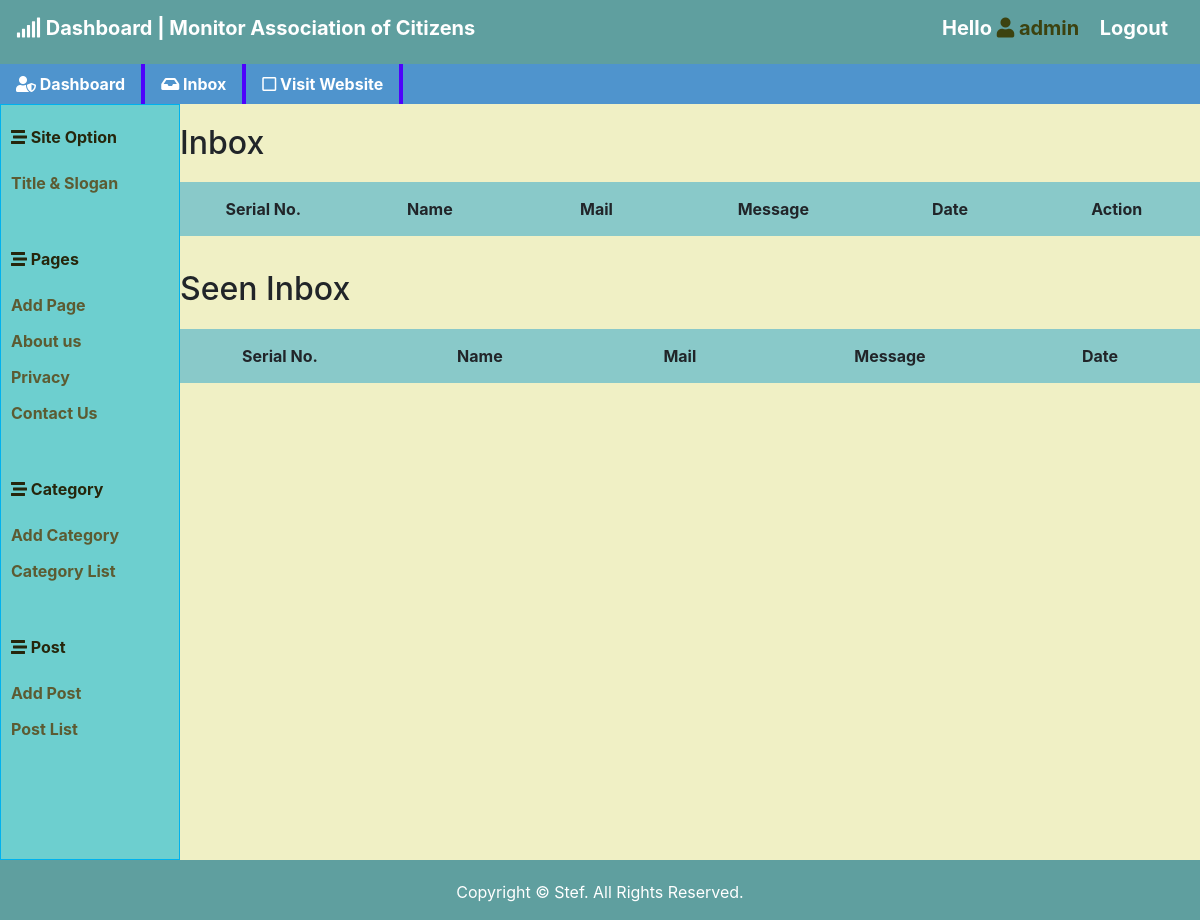
The app's page /admin/inbox.php (signed in), older data.
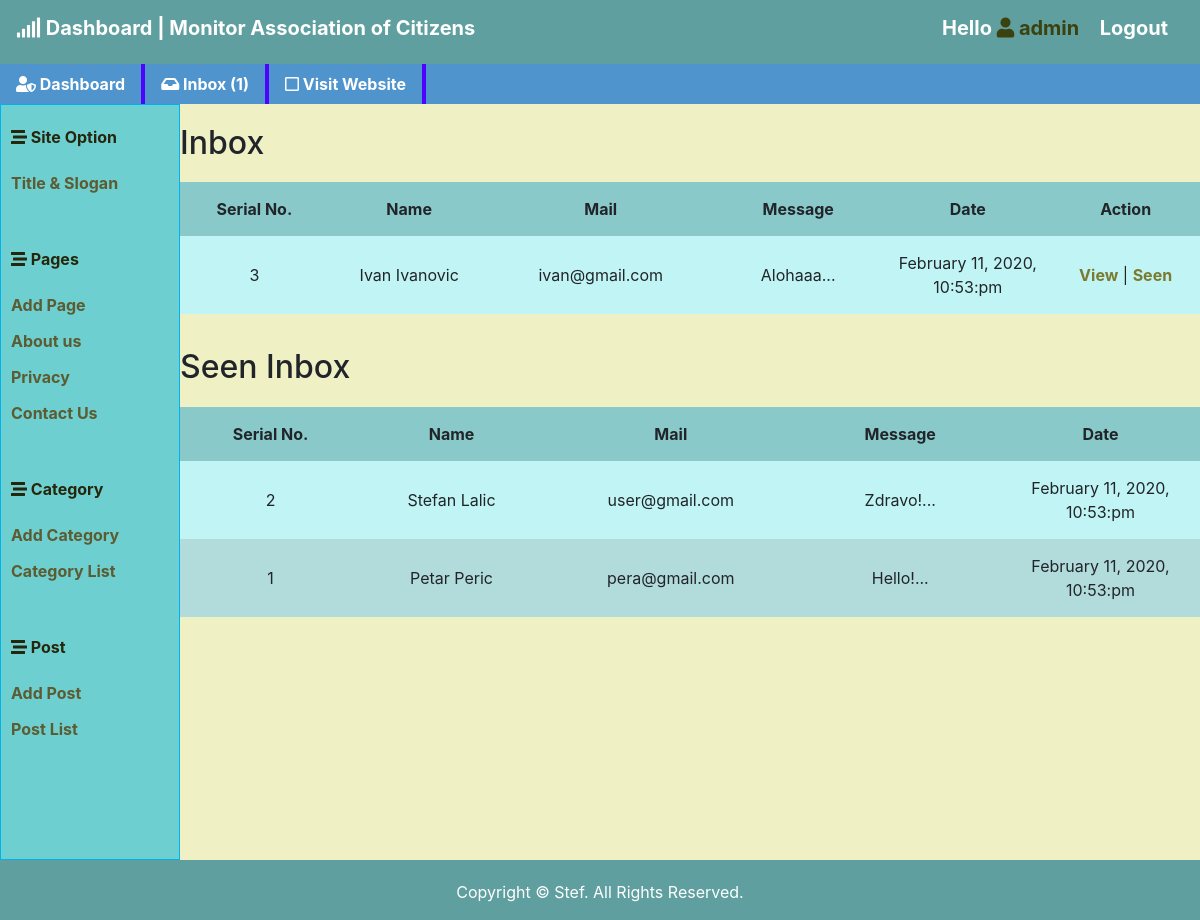
The same page, newer data.
### tables this page shows
CREATE TABLE `page` (
  `id` int(10) UNSIGNED NOT NULL,
  `page_title` varchar(200) NOT NULL,
  `page_body` text NOT NULL
);

CREATE TABLE `contact` (
  `id` int(10) UNSIGNED NOT NULL,
  `first_name` varchar(200) NOT NULL,
  `last_name` varchar(200) NOT NULL,
  `email` varchar(200) NOT NULL,
  `body` varchar(250) NOT NULL,
  `status` int(11) NOT NULL,
  `date` timestamp NOT NULL DEFAULT CURRENT_TIMESTAMP ON UPDATE CURRENT_TIMESTAMP
);

### classes/database.php (called while the page is built, shortened)
<?php
Class Database {
	public $host   = DB_HOST;
	public $user   = DB_USER;
	public $pass   = DB_PASS;
	public $dbname = DB_NAME;
	public $link;
	private function connectDB() {
		$this->link = new mysqli($this->host, $this->user, $this->pass, $this->dbname);
 }
	public function select($query) {
		$result = $this->link->query($query) or die($this->link->error.__LINE__);
		if($result->num_rows > 0){
			return $result;
		}
		else {
			return false;
		}
	}
}
?>

### classes/format.php (called while the page is built, shortened)
<?php
class Format {
	 public function formatData($date) {
		 return date('F j, Y, g:i:a', strtotime($date));
	 }
	 public function textShorten($text, $limit = 360) {
		 $text = $text . " ";
		 $text = substr($text, 0, $limit);
		 $text = substr($text, 0, strrpos($text, ' '));
		 $text = $text . "...";
		 return $text;
	 }
}
 ?>

### admin/inbox.php (the view, shortened to what this page needs)
<?php
include "inc/header.php";
include "inc/sidebar.php";
?>
      <div class="main-box">
        		<div class="box-inbox">
        				<h2 style="margin: 20px 0 20px;">Inbox</h2>
        				<div class="block">
        					<table>
                  	<thead>
                    		<tr>
                    			<th  width="5%">Serial No.</th>
                    			<th width="5%">Name</th>
                    			<th width="5%">Mail</th>
                    			<th width="5%">Message</th>
                    			<th width="5%">Date</th>
                    			<th width="5%">Action</th>
                    		</tr>
                  	</thead>
                  	<tbody>
                <?php
                    		$query = "SELECT * FROM contact WHERE status = '0' ORDER BY id DESC";
                    		$category = $database->select($query);
                    		if($category) {
                    			while($result = $category->fetch_assoc()){
                ?>
              		<tr>
              			<td><?php echo $result['id']; ?></td>
              			<td><?php echo $result['first_name']; ?> <?php echo $result['last_name']; ?></td>
              			<td><?php echo $result['email']; ?></td>
              			<td><?php echo $format->textShorten($result['body']); ?></td>
              			<td><?php echo $format->formatData($result['date']); ?></td>
              			<td><a href="viewmsg.php?msgid=<?php echo $result['id']; ?>">View</a> | <a href="?seen=<?php echo $result['id']; ?>">Seen</a></td>
              		</tr>
                <?php
                    }
                  }
                ?>
        	       </tbody>
               </table>
             </div>
           </div>
           <br>
           <div class="box-inbox">
        				<h2 style="margin: 10px 0 20px;">Seen Inbox</h2>
        				<div class="block">
        			<table class="data display datatable" id="example">
            		<tr>
            			<th width="5%">Serial No.</th>
            			<th  width="5%">Name</th>
            			<th  width="5%">Mail</th>
            			<th width="5%">Message</th>
            			<th width="5%">Date</th>
            		</tr>
            	<tbody>
                <?php
                  		$query = "SELECT * FROM contact WHERE status = '1' ORDER BY id DESC";
                  		$category = $database->select($query);
                  		if($category) {
                  			while($result = $category->fetch_assoc()) {
                ?>
          		<tr>
          			<td><?php echo $result['id']; ?></td>
          			<td><?php echo $result['first_name']; ?> <?php echo $result['last_name']; ?></td>
          			<td><?php echo $result['email']; ?></td>
          			<td><?php echo $format->textShorten($result['body']); ?></td>
          			<td><?php echo $format->formatData($result['date']); ?></td>
          		</tr>
            <?php } } ?>
        	 </tbody>
         </table>
        </div>
      </div>
    </div>
<?php
 include "inc/footer.php";
 ?>

### admin/inc/header.php (shortened to what this page needs)
<?php
include "../classes/database.php";
include "../classes/format.php";
$database = new Database();
$format = new Format();
?>
<!DOCTYPE html>
<html>
<head>
    <link rel="stylesheet" type="text/css" href="css/style.css">
    <link rel="stylesheet" href="https://use.fontawesome.com/releases/v5.1.0/css/all.css">
    <link rel="stylesheet" href="https://stackpath.bootstrapcdn.com/bootstrap/4.4.1/css/bootstrap.min.css">
</head>
<body>
    <header id="header">
      <nav class="navbar navbar  navbar-dark ">
                <ul calss="omot1">
                  <a class="navbar-brand" href="#"><i class="fas fa-signal"></i> Dashboard | Monitor Association of Citizens</a>
                </ul>
                <?php
                     if(isset($_SESSION)) {
                       $username = isset($_SESSION['username']) ? $_SESSION['username'] : "";
                     }
                     else {
                       $usernam = '';
                       $id = '';
                     }
                  ?>  <ul class="omot2">
                          <a class="navbar-brand" >Hello <span style="color:#3c420f;"><i class="fas fa-user"></i> <?php echo $username; ?></span></a>
                          <a class="navbar-brand" href="?action=logout">Logout</a>
                      </ul>
            </nav>
            <div class="naslov clear">
                  <ul>
                      <li class="nav-item"><a class="nav-link" href="index.php"><i class="fas fa-user-shield"></i> Dashboard</a></li>
              				<li class="nav-item">
                          <a class="nav-link" href="inbox.php"><i class="fas fa-inbox"></i> Inbox
                          <?php
                          $query = "SELECT * FROM contact WHERE status = '0'";
                          $msg = $database->select($query);
                          if($msg) {
                              echo "(".$count = mysqli_num_rows($msg).")";
                          } else {
                              $count = "";
                          }
                          ?>
                          </a>
                       </li>
                       <li class="nav-item"><a class="nav-link" href="http://localhost/Monitor/index.php"><i class="far fa-square"></i> Visit Website</a></li>
                  </ul>
            </div>
    </header>

### admin/inc/sidebar.php
<div class="sidebar">
    <ul>
       <li><a><i class="fas fa-stream"></i> Site Option</a>
            <ul>
                <li><a href="titleslogan.php">Title & Slogan</a></li>
            </ul>
        </li>
         <li><a><i class="fas fa-stream"></i> Pages</a>
            <ul>
                <li><a href="addpage.php">Add Page</a></li>
                <?php
                $query = "SELECT * FROM page";
                $pages = $database->select($query);
                if($pages) {
                    while($result = $pages->fetch_assoc()) { ?>
                      <li><a href='../page.php?pageid=<?php echo $result['id']; ?>'><?php echo $result['page_title']; ?></a></li>
                <?php } } ?>
                <li><a href="../contact.php">Contact Us</a></li>
            </ul>
        </li>
        <li><a><i class="fas fa-stream"></i> Category</a>
            <ul>
                <li><a href="addcat.php">Add Category</a> </li>
                <li><a href="catlist.php">Category List</a> </li>
            </ul>
        </li>
        <li><a><i class="fas fa-stream"></i> Post</a>
            <ul>
                <li><a href="addpost.php">Add Post</a> </li>
                <li><a href="postlist.php">Post List</a> </li>
            </ul>
        </li>
    </ul>
</div>

### admin/inc/footer.php
    <footer id="footer">
      <div class="container-fluid px-0">
            <div class="row no-gutters">
                <div class="col-12">
                  <p>Copyright &copy; Stef. All Rights Reserved.</p>
                </div>
            </div>
        </div>
    </footer>
</body>
</html>

### admin/css/style.css (style rules this page uses)
* { margin: 0; padding: 0; }
body { padding: 0; margin: 0; font-family:'Roboto','Century Gothic','Arial','AppleGothic',sans-serif; font-size: 1.1em; line-height: 1.2em; background-color: #f0f0c5; color: #444; }
a { color: #000; font-weight: bold; text-decoration: none; }
h2 { font-size: 24px; }
.clear { overflow: hidden; }
#header nav { background-color: #5F9F9F; padding-bottom: 0; }
.naslov ul { display: flex; justify-content: flex-start; list-style: none; background-color: #4F94CD; margin: 0; padding: 0; }
.naslov a { color: #fff; border-right: 4px solid #4e03fc; }
.main-box { background-color: #f0f0c5; }
.box-inbox { background-color: #f0f0c5; display: flex; flex-direction: column; }
.sidebar { float: left; background: #6dcfcf; border: 1px solid #00B2EE; padding: 10px; width: 180px; color: #26260c; list-style: none; }
.sidebar ul { padding-top: 10px; padding-bottom: 40px; }
.sidebar a { display: block; padding-bottom: 12px; list-style: none; color: #5c5b32; }
#footer { clear: both; background-color:#5F9F9F; color: #fff; text-align: center; padding: 20px 0 0 0; }
table { width: 100%; border-collapse: collapse; }
table th, td { padding: 15px 0px ; text-align: center; }
table th { background-color: #89c9c9; }
tr:nth-child(odd) { background-color: #c1f5f5; }
tr:nth-child(even) { background-color: #b2dbdb; }
table a { color: #7a7a30; }

### admin/inbox.php (style rules this page uses)
body { background-color: #f0f0c5; }

Row changes from the older to the newer data that the page shows:
added contact: id "3", first_name "Ivan", last_name "Ivanovic", email "ivan@gmail.com", body "Alohaaa...", date "February 11, 2020, 10:53:pm", shown under "Inbox"
added contact: id "2", first_name "Stefan", last_name "Lalic", email "user@gmail.com", body "Zdravo!...", date "February 11, 2020, 10:53:pm", shown under "Seen Inbox"
added contact: id "1", first_name "Petar", last_name "Peric", email "pera@gmail.com", body "Hello!...", date "February 11, 2020, 10:53:pm", shown under "Seen Inbox"
Text that changed along with them:
$count = mysqli_num_rows($msg).")": (not shown) → "1)"
